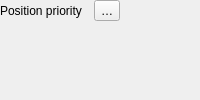
                       <widget class="QFrame" name="mPlacementCartographicFrame">
                        <layout class="QGridLayout" name="gridLayout_39">
                         <property name="leftMargin">
                          <number>0</number>
                         </property>
                         <property name="topMargin">
                          <number>0</number>
                         </property>
                         <property name="rightMargin">
                          <number>0</number>
                         </property>
                         <property name="bottomMargin">
                          <number>0</number>
                         </property>
                         <item row="0" column="2">
                          <widget class="QgsPropertyOverrideButton" name="mPointPositionOrderDDBtn">
                           <property name="text">
                            <string>…</string>
                           </property>
                          </widget>
                         </item>
                         <item row="0" column="1" rowspan="2">
                          <widget class="QFrame" name="mPlacementFixedQuadrantFrame_2">
                           <layout class="QGridLayout" name="gridLayout_11">
                            <property name="leftMargin">
                             <number>0</number>
                            </property>
                            <property name="topMargin">
                             <number>0</number>
                            </property>
                            <property name="rightMargin">
                             <number>0</number>
                            </property>
                            <property name="bottomMargin">
                             <number>0</number>
                            </property>
                            <property name="spacing">
                             <number>2</number>
                            </property>
                           </layout>
                          </widget>
                         </item>
                         <item row="0" column="3">
                          <spacer name="horizontalSpacer_27">
                           <property name="orientation">
                            <enum>Qt::Horizontal</enum>
                           </property>
                           <property name="sizeHint" stdset="0">
                            <size>
                             <width>0</width>
                             <height>12</height>
                            </size>
                           </property>
                          </spacer>
                         </item>
                         <item row="0" column="0">
                          <widget class="QLabel" name="label_20">
                           <property name="sizePolicy">
                            <sizepolicy hsizetype="Maximum" vsizetype="Preferred">
                             <horstretch>0</horstretch>
                             <verstretch>0</verstretch>
                            </sizepolicy>
                           </property>
                           <property name="text">
                            <string>Position priority</string>
                           </property>
                          </widget>
                         </item>
                        </layout>
                       </widget>
